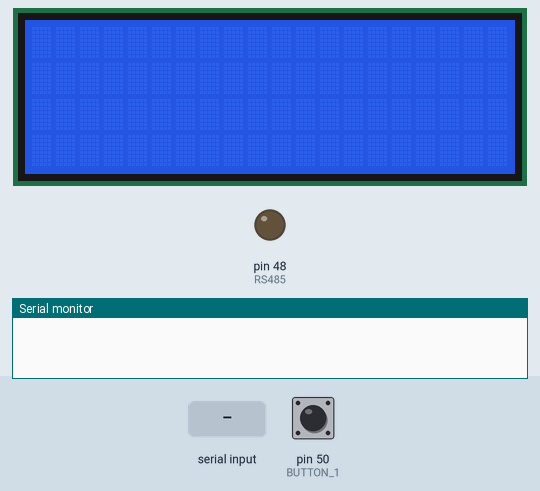
Bench run of a sketch on a simulated Arduino Mega 2560, built with avr-gcc and run on an emulated ATmega2560. On the bench: 20×4 character LCD, output pins drawn as LEDs (lit = HIGH), the last lines printed to the serial monitor. The test bench sets the inputs (shaded band); at power-on: pin 50 (BUTTON_1) LOW.

Above: at 1.2 s.
1.3 s: pin 50 (BUTTON_1) pulled HIGH for 3.2 s
At 6.8 s:
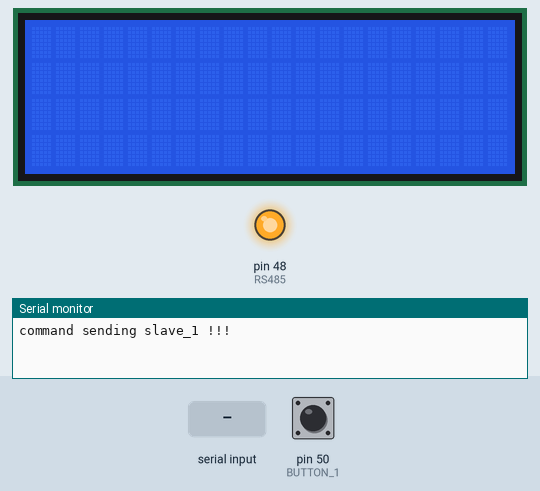
7.5 s: "90,45,200\n" received over the second serial link
10.5 s: "90,45\n" received over the second serial link
15.1 s: "90,45,200,10\n" received over the second serial link
Timing chart, 0 to 25.5 s (numbered marks = the images above; inputs shaded):
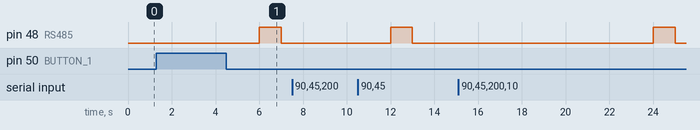

Measured:
- after the input at 1.3 s, pin 48 (RS485): LOW → HIGH after 4.7 s, → LOW 1.0 s later

The sketch:

Master_V.3.2.ino
```cpp
/*
Author  : Namira Fathani
Date    : 11/12/2019
*/


//==========================================================================================================================================//
//===================================================|   Initialization Program    |========================================================//
//==========================================================================================================================================//
#include "RTClib.h"
#define BUTTON_1 50
#define RS485 48
#include <Wire.h>
#include <LiquidCrystal.h>


int readButtonCurrent_1;
int readButtonLast_1;

const int buttonPin = 50; //button yang digunakan untuk mengetahui nilai dari sensor 1
const int rs = 2, en = 3, d4 = 4, d5 = 5, d6 = 6, d7 = 7; //inisialisasi pin LCD
RTC_DS1307 RTC;
LiquidCrystal lcd(rs, en, d4, d5, d6, d7);

bool pushbutton_1 = false;

String data;                                                        // pembacaan data sensor tanpa tahu header
String dataSensor1, dataSensor2;                                    // compared the value of reading data sensor in (dataSensor1 for sensor 1, dataSensor2 for sensor 2)
String data1, data2;
float keliling = 3.14*15;                                           // circumference of pipe
unsigned long previousMillis = 0;                                   // previous millis for sensor
unsigned long previousMillis1 = 0;
bool M1, M2 = false;
//==========================================================================================================================================//
//=================================================|   Procedure Read Serial 3    |=========================================================//
//==========================================================================================================================================//
void showData(){
  if(Serial3.available()){
    String data = Serial3.readString();                             // read data from serial 3. variable data is String
    Serial.println(data);                                           // for debugging. the aim is to know what the header is it
    data.remove(data.length()-1, data.length() - 0);
      if(data.indexOf('R')){                                        // if there is character/string 'R' in data. That is a dataSensor1
      dataSensor1 = data;                                           // value of dataSensor header S
//      dataSensorA += data;                                        // value for sending data to Serial2
//      Serial2.print('S');
//      Serial2.print(dataSensorA);

//      Serial2.print('\n');
//      Serial.print('R');
//      Serial.println(dataSensorA);
//      Serial.print('\n');
      }else
      {
      dataSensor2 = data;                           //value of dataSensor header R
//      dataSensorB += data;
//      Serial2.print('R');
//      Serial2.print(dataSensorB);
//      Serial2.print('\n');
//      Serial.print('R');
//      Serial.println(dataSensorB);
//      Serial.print('\n');
     }
    data.remove(0,1);                           //process the string to get the value of sensor
    Serial.println(data);
    Serial.println(dataSensor1);
    Serial.println(dataSensor2);
//    LcdPrintTime();
  }
}


//==========================================================================================================================================//
//====================================================|   Procedure pushbutton    |=========================================================//
//==========================================================================================================================================//
void lcd1show(){                  //for pushbutton 1
  lcd.clear();
        lcd.setCursor(0,0);
        lcd.print("ID : M1");
        LcdPrintTime();
        lcd.setCursor(0,2);
        lcd.print("Count : ");
        lcd.print(dataSensor1.toInt());
        lcd.setCursor(0,3);
        lcd.print("Panjang : ");
        lcd.print(dataSensor1.toInt()*keliling);
}

void lcd2show(){                  //for pushbutton 1
  lcd.clear();
        lcd.setCursor(0,0);
        lcd.print("ID : M2");
        LcdPrintTime();
        lcd.setCursor(0,2);
        lcd.print("Count : ");
        lcd.print(dataSensor2.toInt());
        lcd.setCursor(0,3);
        lcd.print("Panjang : ");
        lcd.print(dataSensor2.toInt()*keliling);
}
//==========================================================================================================================================//
//===========================================|    Procedure Enable Transmitter/Receiver    |================================================//
//==========================================================================================================================================//
void EnableTransmitter(){
digitalWrite(RS485, HIGH);
}
void EnableReceiver(){
digitalWrite(RS485, LOW);
}


//==========================================================================================================================================//
//================================================|    Procedure lcd Get RealTimeClock   |======================================================//
//==========================================================================================================================================//
void LcdPrintTime(){
  DateTime now = RTC.now();

  lcd.setCursor(0,1);
  lcd.print(now.hour(), DEC);
  lcd.print(":");
  lcd.print(now.minute(), DEC);
  lcd.print(":");
  lcd.print(now.second(), DEC);
  lcd.print(" WIB");
  delay(1000);
}
//==========================================================================================================================================//
//================================================|     Procedure Push Button        |======================================================//
//==========================================================================================================================================//
    void buttonread(){
    readButtonCurrent_1 =
 digitalRead(BUTTON_1);
    if(readButtonCurrent_1 == HIGH){
        readButtonLast_1 = readButtonCurrent_1;
    }
    if(readButtonCurrent_1 != readButtonLast_1){
        pushbutton_1 = true;
        readButtonLast_1 = readButtonCurrent_1;
    }

    }
//==========================================================================================================================================//
//=======================================================|   Setup Program    |=============================================================//
//==========================================================================================================================================//
void setup(){
  Serial.begin(9600); //Kecepatan baudrate antara pc dan mega
    Serial2.begin(57600);
    Serial3.begin(9600);
    Wire.begin();
    RTC.begin();
    lcd.begin(20, 4);

    pinMode(BUTTON_1, INPUT);
    pinMode(RS485, OUTPUT);

}


//==========================================================================================================================================//
//====================================================|   Main Loop Program    |============================================================//
//==========================================================================================================================================//
void loop(){
  EnableReceiver();
  unsigned long currentMillis = millis();           //times running

      if((currentMillis - previousMillis) == 6000){             //if the time has passed 1 second the function running
    EnableTransmitter();
    Serial3.print("SENSOR_1");
    Serial.println("command sending slave_1 !!!");
    delay(1000);
    EnableReceiver();
      }
    if((currentMillis - previousMillis) == 12000){               //if the time has passed 2 second the function running
          previousMillis = millis();                            //save the millis to previous millis (tidak ditaruh di akhir rangkaian if karena apabila di akhir waktu millis yang berjalan akan melebihi 2 detik)
          EnableTransmitter();
          Serial3.print("SENSOR_2");
          Serial.println("command sending slave_2 !!!");
          delay(1000);
          EnableReceiver();
    }

    showData();


    // function read pushButton_1
     buttonread();


}
```
